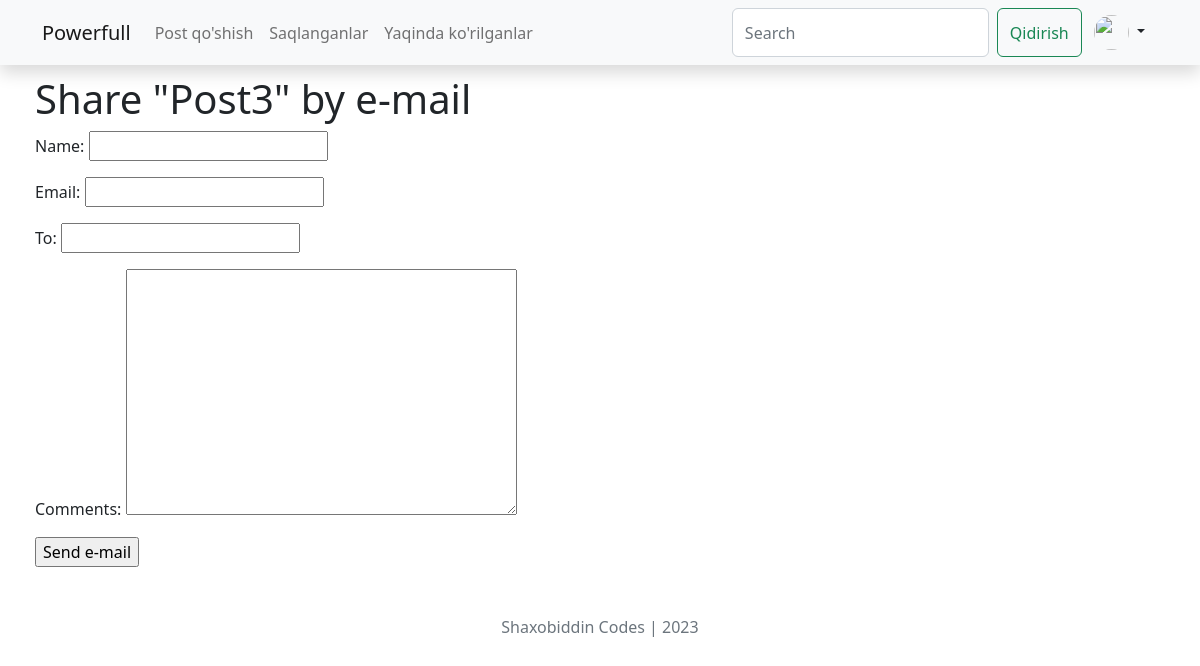
The page /10/share/ (signed in) on the database as committed earlier.
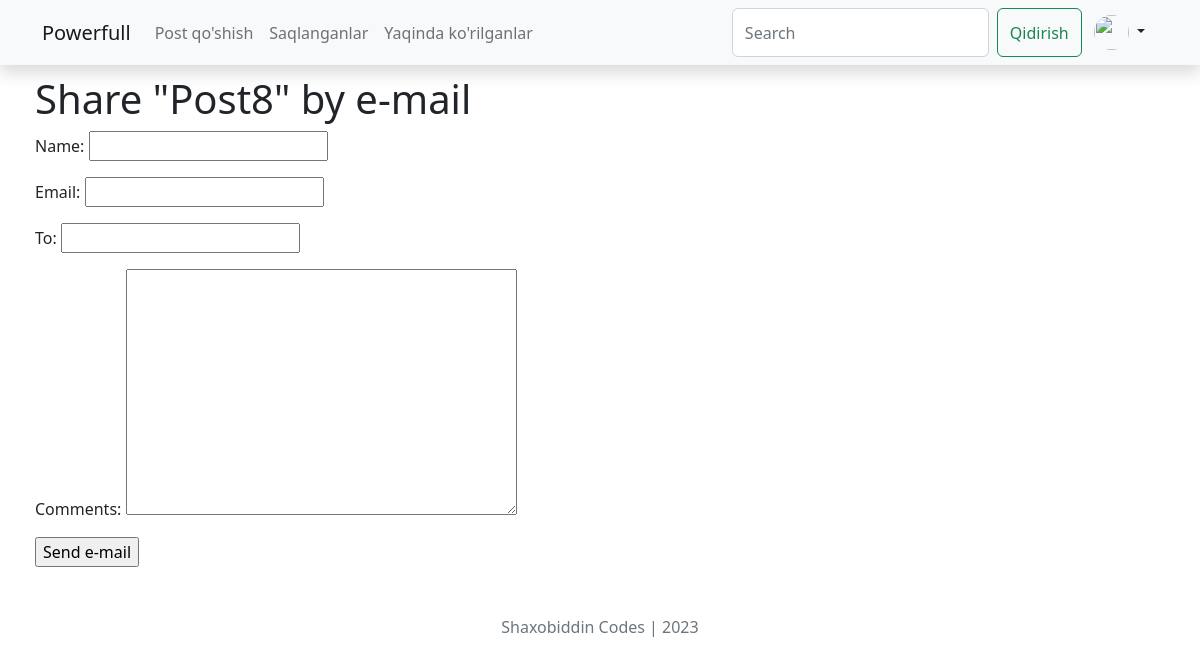
The same page on the database as committed later.
### blog/models.py (models this page shows, shortened)
class Post(models.Model):
    class Status(models.TextChoices):
        DRAFT = 'DF', 'Draft'
        PUBLISHED = 'PB', 'Published'
    title = models.CharField(max_length=200)
    slug = models.SlugField(max_length=200, unique_for_date='publish')
    author = models.ForeignKey(User, on_delete=models.CASCADE,
                               related_name='blog_posts')
    body = models.TextField()
    publish = models.DateTimeField(default=timezone.now)
    created = models.DateTimeField(auto_now_add=True)
    updated = models.DateTimeField(auto_now=True)
    status = models.CharField(max_length=2,
                              choices=Status.choices,
                              default=Status.DRAFT)
    objects = models.Manager()  # defoult manager
    published = PuplishedManager()  # custom manager
    class Meta:
        ordering = ['-publish']
        indexes = [
            models.Index(fields=['-publish']),
        ]

### blog/views.py (the view)
# urls.py: path('<int:post_id>/share/',post_share, name='post_share'),
def post_share(request, post_id):
    post = get_object_or_404(Post, id=post_id, status=Post.Status.PUBLISHED)
    sent = False
    if request.method == 'POST':
        form = EmailPostForm(request.POST)
        if form.is_valid():
            cd = form.cleaned_data
            post_url = request.build_absolute_uri(
                post.get_absolute_url())
            subject = f"{cd['name']} recommends you read" \
                      f"{post.title}"
            message = f" Read {post.title} at {post_url}\n\n" \
                      f"{cd['name']}\'s comments: {cd['comments']}"
            send_mail(subject, message, 'userpydj1@gmail.com', [cd['to']])
            sent = True
    else:
        form = EmailPostForm()
    return render(request, 'blog/post/share.html', {'post': post,
                                                    'form': form,
                                                    'sent': sent})

### blog/forms.py
class EmailPostForm(forms.Form):
    name = forms.CharField(max_length=25)
    email = forms.EmailField()
    to = forms.EmailField()
    comments = forms.CharField(required=False, widget=forms.Textarea)

### templates/blog/post/share.html (shortened to what this page needs)
{% extends "blog/base.html" %}
{% block content %}
 {% if sent %}
 <h1>E-mail successfully sent</h1>
 <p>
 "{{ post.title }}" was successfully sent to {{ form.cleaned_data.to }}.
 </p>
 {% else %}
 <h1>Share "{{ post.title }}" by e-mail</h1>
 <form method="post">
     {{ form.as_p }}
     <input type="submit" value="Send e-mail">
 </form>
 {% endif %}
{% endblock %}

Rows that differ between the two databases and show on the page:
changed Post: title "Post3" → "Post8"
